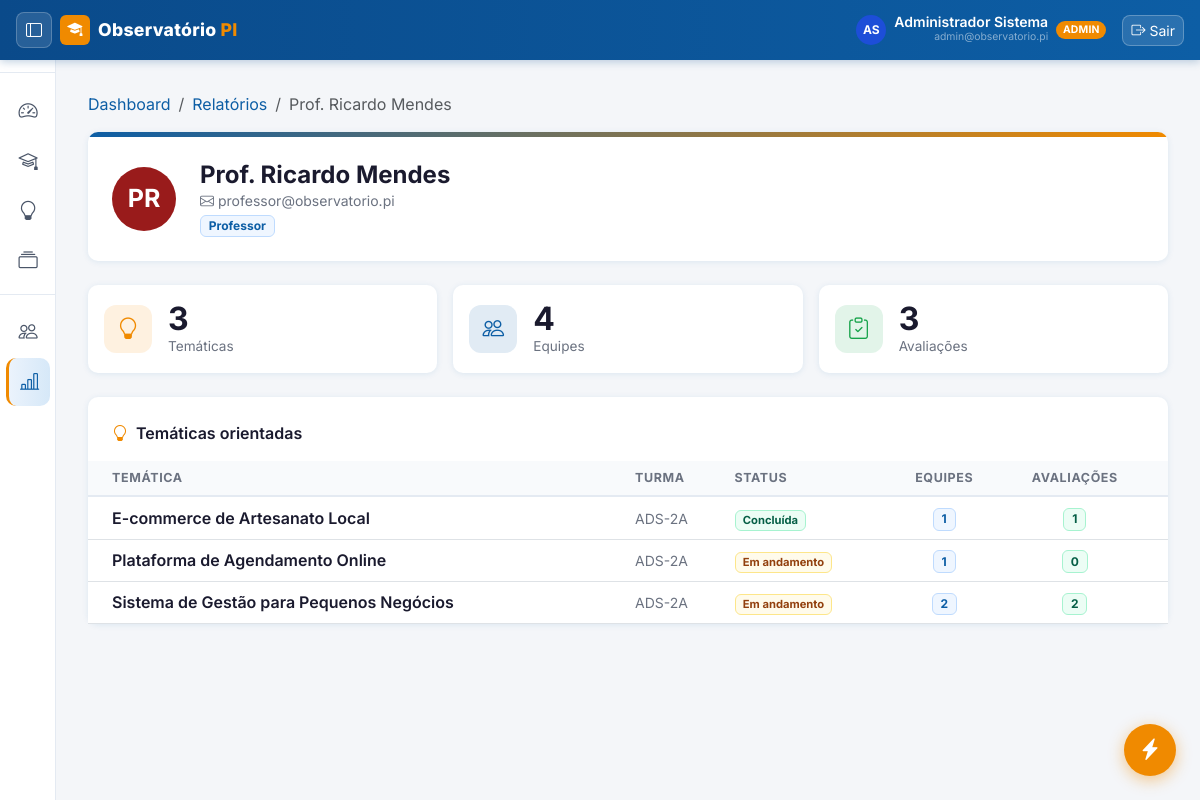
Page /relatorios/professor/4 (signed in) on the committed database.
### observatorio_pi/app/models/user.py (models this page shows)
class User(Base):
    __tablename__ = "users"
    id           = Column(Integer, primary_key=True, index=True)
    nome         = Column(String, nullable=False)
    email        = Column(String, unique=True, index=True, nullable=False)
    senha_hash   = Column(String, nullable=False)
    tipo         = Column(String, default="ALUNO", nullable=False)
    ativo        = Column(Boolean, default=True, nullable=False)
    bio          = Column(Text, default="")          # apresentação pessoal
    linkedin     = Column(String, default="")        # URL LinkedIn
    github       = Column(String, default="")        # URL GitHub
    portfolio_url= Column(String, default="")        # site/portfolio pessoal
    area_interesse = Column(String, default="")      # ex: "Backend, IA, Mobile"
    cidade       = Column(String, default="")        # localização
    telefone     = Column(String, default="")        # contato para empresas
    foto_perfil  = Column(String, nullable=True, default=None)  # caminho relativo em static/

### observatorio_pi/app/models/project.py (models this page shows)
class Tematica(Base):
    __tablename__ = "tematicas"
    id            = Column(Integer, primary_key=True, index=True)
    titulo        = Column(String, nullable=False)
    descricao     = Column(Text, default="")
    turma_id      = Column(Integer, ForeignKey("turmas.id"), nullable=False)
    professor_id  = Column(Integer, ForeignKey("users.id"), nullable=True)
    status        = Column(String, default="ABERTA")  # ABERTA | EM_ANDAMENTO | CONCLUIDA
    criado_em     = Column(DateTime, default=lambda: datetime.now(timezone.utc))
    atualizado_em = Column(DateTime, default=lambda: datetime.now(timezone.utc))
    turma         = relationship("Turma", back_populates="tematicas")
    professor     = relationship("User", foreign_keys=[professor_id])
    equipes       = relationship("Equipe", back_populates="tematica", cascade="all, delete-orphan")

class Turma(Base):
    __tablename__ = "turmas"
    id        = Column(Integer, primary_key=True, index=True)
    nome      = Column(String, nullable=False)
    semestre  = Column(String, nullable=False)
    descricao = Column(Text, default="")
    ativa     = Column(Boolean, default=True, nullable=False)
    criado_em = Column(DateTime, default=lambda: datetime.now(timezone.utc))
    tematicas = relationship("Tematica", back_populates="turma", cascade="all, delete-orphan")

### observatorio_pi/app/main.py (the view)
@app.get("/relatorios/professor/{professor_id}", response_class=HTMLResponse)
def relatorio_professor(professor_id: int, request: Request, db: Session = Depends(get_db)):
    usuario = get_usuario_logado(request, db)
    if not usuario:
        return RedirectResponse(url="/", status_code=303)
    if usuario.tipo not in ("ADMIN", "COORDENADOR"):
        return RedirectResponse(url="/dashboard", status_code=303)
    professor = db.query(User).filter(
        User.id == professor_id, User.tipo == "PROFESSOR"
    ).first()
    if not professor:
        return RedirectResponse(
            url="/relatorios?erro=Professor+não+encontrado", status_code=303
        )
    tematicas = db.query(Tematica).filter(
        Tematica.professor_id == professor_id
    ).order_by(Tematica.criado_em.desc()).all()
    dados_tematicas = []
    total_equipes = 0
    total_avaliacoes = 0
    for t in tematicas:
        n_equipes = len(t.equipes)
        equipe_ids = [e.id for e in t.equipes]
        n_avaliacoes = db.query(Avaliacao).filter(
            Avaliacao.professor_id == professor_id,
            Avaliacao.equipe_id.in_(equipe_ids)
        ).count() if equipe_ids else 0
        total_equipes += n_equipes
        total_avaliacoes += n_avaliacoes
        dados_tematicas.append({
            "tematica": t, "n_equipes": n_equipes, "n_avaliacoes": n_avaliacoes
        })
    return templates.TemplateResponse("relatorio_professor.html", {
        "request": request, "usuario": usuario, "professor": professor,
        "dados_tematicas": dados_tematicas,
        "total_tematicas": len(tematicas),
        "total_equipes": total_equipes,
        "total_avaliacoes": total_avaliacoes,
        "active_page": "relatorios",
    })

### observatorio_pi/app/templates/relatorio_professor.html (shortened to what this page needs)
{% extends "base_auth.html" %}
{% block content %}
<nav aria-label="breadcrumb" class="mb-3">
    <ol class="breadcrumb small">
        <li class="breadcrumb-item"><a href="/dashboard">Dashboard</a></li>
        <li class="breadcrumb-item"><a href="/relatorios">Relatórios</a></li>
        <li class="breadcrumb-item active">{{ professor.nome }}</li>
    </ol>
</nav>
<div class="card mb-4" style="overflow:hidden;">
    <div style="height:5px;background:linear-gradient(90deg,var(--senac-blue),var(--senac-orange));"></div>
    <div class="p-4 d-flex align-items-center gap-4">
        {{ avatar(professor, 64) }}
        <div>
            <h4 class="fw-bold mb-0" style="color:#1a1a2e;">{{ professor.nome }}</h4>
            <div class="small" style="color:#6b7280;"><i class="bi bi-envelope me-1"></i>{{ professor.email }}</div>
            <span class="badge mt-1" style="background:#eff6ff;color:var(--senac-blue);border:1px solid #bfdbfe;">Professor</span>
        </div>
    </div>
</div>
<div class="row g-3 mb-4">
    {% for icon, val, label, cor in [
        ('bi-lightbulb', total_tematicas, 'Temáticas', 'orange'),
        ('bi-people', total_equipes, 'Equipes', 'blue'),
        ('bi-clipboard-check', total_avaliacoes, 'Avaliações', 'green')
    ] %}
    <div class="col-sm-4">
        <div class="card p-3 h-100">
            <div class="d-flex align-items-center gap-3">
                <div class="stat-card-icon {{ cor }}"><i class="bi {{ icon }}"></i></div>
                <div>
                    <div class="fs-2 fw-bold" style="color:#1a1a2e;line-height:1.1;">{{ val }}</div>
                    <div class="page-subtitle">{{ label }}</div>
                </div>
            </div>
        </div>
    </div>
    {% endfor %}
</div>
<div class="card">
    <div class="px-4 pt-4 pb-3 fw-semibold" style="color:#1a1a2e;">
        <i class="bi bi-lightbulb me-2" style="color:var(--senac-orange);"></i>Temáticas orientadas
    </div>
    {% if dados_tematicas %}
    <div class="table-responsive">
        <table class="table table-hover align-middle mb-0">
            <thead>
                <tr>
                    <th class="ps-4">Temática</th>
                    <th>Turma</th>
                    <th>Status</th>
                    <th class="text-center">Equipes</th>
                    <th class="text-center pe-4">Avaliações</th>
                </tr>
            </thead>
            <tbody>
                {% for d in dados_tematicas %}
                {% set t = d.tematica %}
                <tr style="cursor:pointer;" onclick="window.location='/tematicas/{{ t.id }}'">
                    <td class="ps-4 fw-semibold" style="color:#1a1a2e;">{{ t.titulo }}</td>
                    <td class="small" style="color:#6b7280;">{{ t.turma.nome if t.turma else '—' }}</td>
                    <td>
                        {% if t.status == 'CONCLUIDA' %}
                        <span class="badge" style="background:#ecfdf5;color:#065f46;border:1px solid #a7f3d0;font-size:.7rem;">Concluída</span>
                        {% elif t.status == 'EM_ANDAMENTO' %}
                        <span class="badge" style="background:#fffbeb;color:#92400e;border:1px solid #fde68a;font-size:.7rem;">Em andamento</span>
                        {% else %}
                        <span class="badge" style="background:#eff6ff;color:var(--senac-blue);border:1px solid #bfdbfe;font-size:.7rem;">Aberta</span>
                        {% endif %}
                    </td>
                    <td class="text-center">
                        <span class="badge" style="background:#eff6ff;color:var(--senac-blue);border:1px solid #bfdbfe;">{{ d.n_equipes }}</span>
                    </td>
                    <td class="text-center pe-4">
                        <span class="badge" style="background:#ecfdf5;color:#065f46;border:1px solid #a7f3d0;">{{ d.n_avaliacoes }}</span>
                    </td>
                </tr>
                {% endfor %}
            </tbody>
        </table>
    </div>
    {% else %}
    <div class="text-center py-5" style="color:#9aa5b4;">
        <i class="bi bi-lightbulb fs-2 d-block mb-2"></i>
        Nenhuma temática associada a este professor.
    </div>
    {% endif %}
</div>
{% endblock %}

### observatorio_pi/app/templates/base_auth.html (shortened to what this page needs)
{% extends "base.html" %}
{% macro avatar(u, size=32) %}
{% if u.foto_perfil %}
<img src="/static/{{ u.foto_perfil }}"
     style="width:{{ size }}px;height:{{ size }}px;border-radius:50%;object-fit:cover;flex-shrink:0;"
     alt="{{ u.nome }}">
{% else %}
{% set cores_avatar = ['#0D5EA5','#7c3aed','#d97706','#065f46','#991b1b','#1d4ed8','#92400e','#166534'] %}
{% set cor = cores_avatar[(u.nome|length) % (cores_avatar|length)] %}
<div class="d-flex align-items-center justify-content-center fw-bold flex-shrink-0"
     style="width:{{ size }}px;height:{{ size }}px;border-radius:50%;background:{{ cor }};
            color:#fff;font-size:{{ (size * 0.4)|int }}px;">
    {{ u.nome[0].upper() }}{% if u.nome.split()|length > 1 %}{{ u.nome.split()[1][0].upper() }}{% endif %}
</div>
{% endif %}
{% endmacro %}
{% block body %}
<nav class="navbar navbar-senac navbar-expand-lg">
    <div class="container-fluid px-3">
        <button id="sidebarToggle"
                class="btn btn-sm d-none d-md-flex align-items-center justify-content-center me-2"
                title="Expandir/recolher menu"
                style="background:rgba(255,255,255,.12);color:#fff;border:1px solid rgba(255,255,255,.22);
                       border-radius:8px;width:36px;height:36px;flex-shrink:0;">
            <i class="bi bi-layout-sidebar" style="font-size:1rem;"></i>
        </button>
        <a class="navbar-brand d-flex align-items-center gap-2" href="/dashboard">
            <div style="background:var(--senac-orange);border-radius:6px;width:30px;height:30px;
                        display:flex;align-items:center;justify-content:center;">
                <i class="bi bi-mortarboard-fill text-white" style="font-size:.95rem;"></i>
            </div>
            <span>Observatório <span class="brand-dot">PI</span></span>
        </a>
        <div class="ms-auto d-flex align-items-center gap-3">
            <a href="{{ url_perfil(usuario) }}"
               class="text-decoration-none d-none d-sm-flex align-items-center gap-2"
               title="Meu perfil">
                {{ avatar(usuario, 30) }}
                <div class="text-end">
                    <div class="text-white small fw-semibold lh-1">{{ usuario.nome }}</div>
                    <div class="text-white-50" style="font-size:.65rem;">
                        {{ usuario.email[:28] }}{% if usuario.email|length > 28 %}…{% endif %}
                    </div>
                </div>
                <span class="badge rounded-pill"
                      style="background:var(--senac-orange);font-size:.65rem;font-weight:700;letter-spacing:.02em;">
                    {{ usuario.tipo }}
                </span>
            </a>
            <a href="/logout" class="btn btn-sm d-flex align-items-center gap-1"
               style="background:rgba(255,255,255,.12);color:#fff;
                      border:1px solid rgba(255,255,255,.25);border-radius:8px;">
                <i class="bi bi-box-arrow-right"></i>
                <span class="d-none d-sm-inline">Sair</span>
            </a>
        </div>
    </div>
</nav>
<div class="d-flex" style="min-height:calc(100vh - 60px);">
    <nav class="d-none d-md-flex flex-column sidebar collapsed" id="mainSidebar"
         style="background:#fff;border-right:1px solid #e4eaf2;padding-top:.75rem;">
        <div class="sidebar-section-label">
        </div>
        <ul class="nav flex-column px-1 mb-1">
            <li class="nav-item">
                <a class="nav-link {% if active_page == 'dashboard' %}active{% endif %}"
                   href="/dashboard" title="Dashboard">
                    <i class="bi bi-speedometer2 me-2"></i>
                </a>
            </li>
            {% if usuario.tipo in ('ADMIN','COORDENADOR') %}
            <li class="nav-item">
                <a class="nav-link {% if active_page == 'turmas' %}active{% endif %}"
                   href="/turmas" title="Turmas">
                    <i class="bi bi-mortarboard me-2"></i>
                </a>
            </li>
            {% endif %}
            <li class="nav-item">
                <a class="nav-link {% if active_page == 'tematicas' %}active{% endif %}"
                   href="/tematicas"
                   title="{% if usuario.tipo == 'ALUNO' %}Minhas Temáticas{% else %}Temáticas{% endif %}">
                    <i class="bi bi-lightbulb me-2"></i>
                </a>
            </li>
            <li class="nav-item">
                <a class="nav-link {% if active_page == 'portfolio' %}active{% endif %}"
                   href="/portfolio" title="Portfólio">
                    <i class="bi bi-collection me-2"></i>
                </a>
            </li>
        </ul>
        {% if usuario.tipo in ('ADMIN','COORDENADOR') %}
        <div class="sidebar-section-label mt-1">
        </div>
        <ul class="nav flex-column px-1 mb-1">
            {% if usuario.tipo == 'ADMIN' %}
            <li class="nav-item">
                <a class="nav-link {% if active_page == 'usuarios' %}active{% endif %}"
                   href="/usuarios" title="Usuários">
                    <i class="bi bi-people me-2"></i>
                </a>
            </li>
            {% endif %}
            <li class="nav-item">
                <a class="nav-link {% if active_page == 'relatorios' %}active{% endif %}"
                   href="/relatorios" title="Relatórios">
                    <i class="bi bi-bar-chart-line me-2"></i>
                </a>
            </li>
        </ul>
        {% endif %}
    </nav>
    <main class="main-content">
        {% block content %}{% endblock %}
    </main>
</div>
<div id="fabContainer">
    <button id="fabBtn" title="Ações rápidas">
        <i class="bi bi-lightning-charge-fill" id="fabIcon"></i>
    </button>
</div>
{% endblock %}

### rows in the picture
User: nome "A", nome.split "S", nome "Administrador Sistema", email "admin@observatorio.pi", tipo "ADMIN"
User: nome "Prof. Ricardo Mendes", nome "P", nome.split "R", email "professor@observatorio.pi"
Tematica: titulo "E-commerce de Artesanato Local"
Turma: turma "ADS-2A"
Tematica: titulo "Plataforma de Agendamento Online"
Turma: turma "ADS-2A" "ADS-2A"
Tematica: titulo "Sistema de Gestão para Pequenos Negócios"

### other values in the picture
{{ val }} "3" "4" "3"
{{ label }} "Temáticas" "Equipes" "Avaliações"
{{ d.n_equipes }} "1" "1" "2"
{{ d.n_avaliacoes }} "1" "0" "2"
